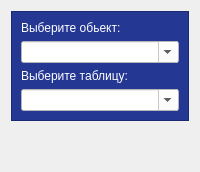
                <widget class="QWidget" name="page_buttons_current_data_base">
                 <property name="styleSheet">
                  <string notr="true"/>
                 </property>
                 <layout class="QGridLayout" name="gridLayout_13">
                  <item row="2" column="0">
                   <spacer name="verticalSpacer_4">
                    <property name="orientation">
                     <enum>Qt::Vertical</enum>
                    </property>
                    <property name="sizeHint" stdset="0">
                     <size>
                      <width>20</width>
                      <height>40</height>
                     </size>
                    </property>
                   </spacer>
                  </item>
                  <item row="0" column="0">
                   <widget class="QFrame" name="frame_4">
                    <property name="minimumSize">
                     <size>
                      <width>0</width>
                      <height>0</height>
                     </size>
                    </property>
                    <property name="styleSheet">
                     <string notr="true">QWidget{
background-color: #233793;}
QLabel{
	    background-color: transparent;
    border: none;
	color: rgb(255, 255, 255);
}
QComboBox {
	background-color: rgb(255, 255, 255);
            }</string>
                    </property>
                    <property name="frameShape">
                     <enum>QFrame::StyledPanel</enum>
                    </property>
                    <property name="frameShadow">
                     <enum>QFrame::Raised</enum>
                    </property>
                    <layout class="QGridLayout" name="gridLayout_11">
                     <item row="4" column="0">
                      <widget class="QComboBox" name="comboBox">
                       <property name="sizePolicy">
                        <sizepolicy hsizetype="Preferred" vsizetype="Preferred">
                         <horstretch>0</horstretch>
                         <verstretch>0</verstretch>
                        </sizepolicy>
                       </property>
                       <property name="styleSheet">
                        <string notr="true"/>
                       </property>
                       <property name="editable">
                        <bool>true</bool>
                       </property>
                       <property name="sizeAdjustPolicy">
                        <enum>QComboBox::AdjustToContents</enum>
                       </property>
                      </widget>
                     </item>
                     <item row="3" column="0">
                      <widget class="QLabel" name="label_13">
                       <property name="sizePolicy">
                        <sizepolicy hsizetype="Preferred" vsizetype="Fixed">
                         <horstretch>0</horstretch>
                         <verstretch>0</verstretch>
                        </sizepolicy>
                       </property>
                       <property name="text">
                        <string>Выберите таблицу:</string>
                       </property>
                      </widget>
                     </item>
                     <item row="2" column="0">
                      <widget class="QComboBox" name="comboBox_2">
                       <property name="sizePolicy">
                        <sizepolicy hsizetype="Preferred" vsizetype="Preferred">
                         <horstretch>0</horstretch>
                         <verstretch>0</verstretch>
                        </sizepolicy>
                       </property>
                       <property name="editable">
                        <bool>true</bool>
                       </property>
                       <property name="sizeAdjustPolicy">
                        <enum>QComboBox::AdjustToContents</enum>
                       </property>
                      </widget>
                     </item>
                     <item row="1" column="0">
                      <widget class="QLabel" name="label_9">
                       <property name="sizePolicy">
                        <sizepolicy hsizetype="Preferred" vsizetype="Fixed">
                         <horstretch>0</horstretch>
                         <verstretch>0</verstretch>
                        </sizepolicy>
                       </property>
                       <property name="styleSheet">
                        <string notr="true"/>
                       </property>
                       <property name="text">
                        <string>Выберите обьект:</string>
                       </property>
                      </widget>
                     </item>
                    </layout>
                   </widget>
                  </item>
                 </layout>
                </widget>
